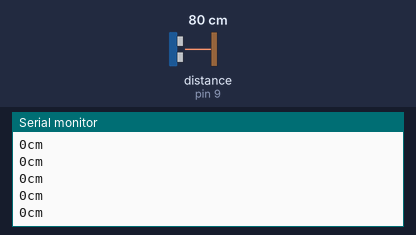
Simulated run of this sketch. Board: Arduino Uno, built with avr-gcc and run on an emulated ATmega328P. Shown: the last lines printed to the serial monitor. The test bench sets the inputs (shaded band); at power-on: distance to the obstacle (sensor on pin 9) 80 cm. The echo pulse lasts 58.3 µs per cm.

Above: at 1.2 s.
1.3 s: distance to the obstacle (sensor on pin 9) set to 2 cm
At 1.57 s:
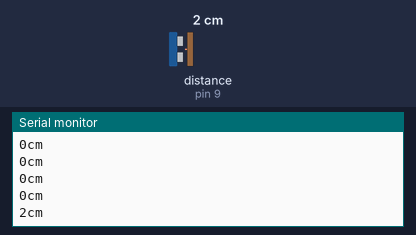
2.8 s: distance to the obstacle (sensor on pin 9) set to 4 cm
At 2.98 s:
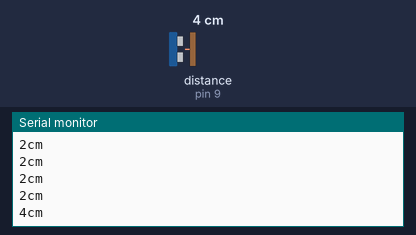
Timing chart, 0 to 5.8 s (numbered marks = the images above; inputs shaded):
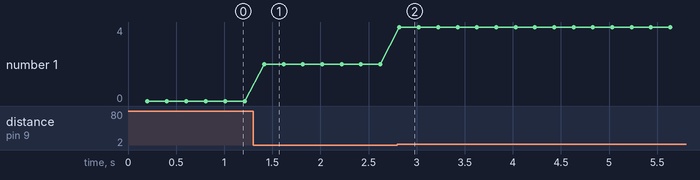

The sketch:

test-ultrasonic-sensor.ino
```cpp
#include <NewPing.h>

#define TRIGGER_PIN 10
#define ECHO_PIN 9
#define MAX_DISTANCE 30

NewPing sonar(TRIGGER_PIN, ECHO_PIN, MAX_DISTANCE); // NewPing setup of pins and maximum distance.

void setup() {
   Serial.begin(9600);
}

void loop() {
   delay(200);
   unsigned int uS = sonar.ping_cm();
   Serial.print(uS);
   Serial.println("cm");
}
```

Measured:
- after the input at 1.3 s, the serial monitor: prints a new line after 0.12 s (image 1)
- after the input at 2.8 s, the serial monitor: prints a new line at once (image 2)
- plotted number 1: 0 → 2 after the input at 1.3 s, 2 → 4 after the input at 2.8 s
